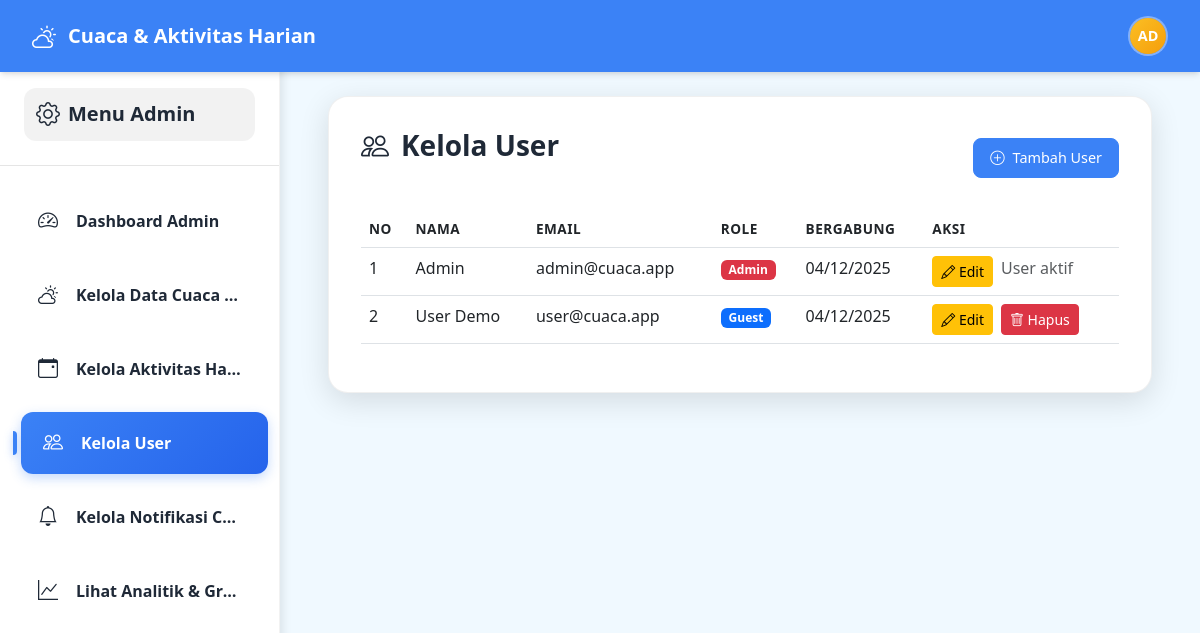
The page /admin/users.php (signed in) on the database its author committed.
### tables this page shows
CREATE TABLE `users` (
  `id` int NOT NULL,
  `name` varchar(255) NOT NULL,
  `email` varchar(255) NOT NULL,
  `password` varchar(255) DEFAULT NULL,
  `role` enum('admin','user') DEFAULT 'user',
  `google_id` varchar(255) DEFAULT NULL,
  `avatar` varchar(500) DEFAULT NULL,
  `created_at` timestamp NULL DEFAULT CURRENT_TIMESTAMP,
  `updated_at` timestamp NULL DEFAULT CURRENT_TIMESTAMP ON UPDATE CURRENT_TIMESTAMP
);

### config/config.php (called while the page is built, shortened)
<?php
function base_url($path = '') {
    return APP_URL . '/' . ltrim($path, '/');
}
function displayRole($role) {
    if ($role === 'user') {
        return 'guest';
    }
    return $role;
}

### app/Models/User.php (called while the page is built, shortened)
<?php
require_once __DIR__ . '/../../config/config.php';
class User {
    private $conn;
    private $table = 'users';
    public function __construct($db) {
        $this->conn = $db;
    }
    public function getAll() {
        $query = "SELECT id, name, email, role, created_at FROM " . $this->table . " ORDER BY created_at DESC";
        $stmt = $this->conn->prepare($query);
        $stmt->execute();
        return $stmt->fetchAll();
    }
}

### admin/users.php (the view, shortened to what this page needs)
<?php
require_once __DIR__ . '/../config/config.php';
require_once __DIR__ . '/../app/Models/User.php';
$userModel = new User($db);
$users = $userModel->getAll();
include '../includes/header.php';
?>
<link rel="stylesheet" href="<?php echo base_url('admin/includes/admin-layout.css'); ?>">
<?php include 'includes/admin-sidebar.php'; ?>
<div class="container-fluid">
    <div class="row">
        <main class="admin-main-content">
            <div class="admin-content-card">
                <div class="d-flex justify-content-between align-items-center mb-4">
                    <h2>
                        <i class="bi bi-people"></i>
                        Kelola User
                    </h2>
                    <a href="<?php echo base_url('admin/user-form.php'); ?>" class="btn btn-primary btn-action">
                        <i class="bi bi-plus-circle"></i> Tambah User
                    </a>
                </div>
                <div class="table-responsive">
                    <table class="table table-hover">
                        <thead>
                            <tr>
                                <th>No</th>
                                <th>Nama</th>
                                <th>Email</th>
                                <th>Role</th>
                                <th>Bergabung</th>
                                <th>Aksi</th>
                            </tr>
                        </thead>
                        <tbody>
                            <?php if (empty($users)): ?>
                            <tr>
                                <td colspan="6" class="text-center">Tidak ada user</td>
                            </tr>
                            <?php else: ?>
                                <?php
                                $no = 1;
                                foreach ($users as $user):
                                ?>
                                <tr>
                                    <td><?php echo $no++; ?></td>
                                    <td><?php echo htmlspecialchars($user['name']); ?></td>
                                    <td><?php echo htmlspecialchars($user['email']); ?></td>
                                    <td>
                                        <span class="badge bg-<?php echo $user['role'] === 'admin' ? 'danger' : 'primary'; ?>">
                                            <?php echo htmlspecialchars(ucfirst(displayRole($user['role']))); ?>
                                        </span>
                                    </td>
                                    <td><?php echo date('d/m/Y', strtotime($user['created_at'])); ?></td>
                                    <td>
                                        <div class="d-flex gap-2">
                                            <a href="<?php echo base_url('admin/user-form.php?id=' . $user['id']); ?>"
                                               class="btn btn-sm btn-warning">
                                                <i class="bi bi-pencil"></i> Edit
                                            </a>
                                            <?php if ($user['id'] != $_SESSION['user_id']): ?>
                                            <a href="<?php echo base_url('admin/user-delete.php?id=' . $user['id']); ?>"
                                               class="btn btn-sm btn-danger"
                                               onclick="return confirm('Apakah Anda yakin ingin menghapus user ini?')">
                                                <i class="bi bi-trash"></i> Hapus
                                            </a>
                                            <?php else: ?>
                                            <span class="text-muted">User aktif</span>
                                            <?php endif; ?>
                                        </div>
                                    </td>
                                </tr>
                                <?php endforeach; ?>
                            <?php endif; ?>
                        </tbody>
                    </table>
                </div>
            </div>
        </main>
    </div>
</div>
<?php include '../includes/footer.php'; ?>

### assets/css/style.css (style rules this page uses)
:root { --primary-color: #3b82f6; --secondary-color: #60a5fa; --bg-color: #f0f9ff; --card-bg: #ffffff; --text-color: #1f2937; --text-muted: #6b7280; --border-radius: 16px; --shadow: 0 4px 6px -1px rgba(0, 0, 0, 0.1), 0 2px 4px -1px rgba(0, 0, 0, 0.06); --shadow-lg: 0 10px 15px -3px rgba(0, 0, 0, 0.1), 0 4px 6px -2px rgba(0, 0, 0, 0.05); }
html { overflow-x: hidden; width: 100%; max-width: 100vw; }
html, body { overflow-x: hidden !important; width: 100% !important; max-width: 100vw !important; }
* { box-sizing: border-box; }
body { font-family: 'Segoe UI', Tahoma, Geneva, Verdana, sans-serif; background: var(--bg-color); margin: 0; padding: 0; overflow-x: hidden; width: 100%; max-width: 100vw; }
@media (min-width: 1024px) and (max-width: 1399px) { .table th { font-weight: 600; text-transform: uppercase; font-size: 0.85rem; letter-spacing: 0.5px; } }

### admin/includes/admin-layout.css (style rules this page uses)
.admin-main-content { margin-left: 0; margin-top: 56px; padding: 2rem; padding-top: 2.5rem; min-height: calc(100vh - 56px); overflow-x: hidden; box-sizing: border-box; }
.admin-content-card { background: var(--card-bg); border-radius: 20px; padding: 2.5rem; box-shadow: 0 8px 30px rgba(0, 0, 0, 0.12); border: 1px solid rgba(0, 0, 0, 0.06); margin-bottom: 2rem; transition: all 0.3s ease; }
.admin-content-card h2 { font-size: 1.75rem; font-weight: 600; color: var(--text-color); margin-bottom: 1.5rem; display: flex; align-items: center; gap: 0.75rem; }
.btn-action { padding: 0.5rem 1rem; border-radius: 8px; text-decoration: none; display: inline-flex; align-items: center; gap: 0.5rem; font-size: 0.9rem; transition: all 0.3s; }
@media (min-width: 769px) { .admin-main-content { margin-left: 280px; margin-top: 56px; width: calc(100% - 280px); padding-top: 2.5rem; } }
@media (min-width: 1024px) and (max-width: 1399px) { .admin-main-content { padding-left: 2rem; padding-right: 2rem; padding-top: 2.5rem; } }
@media (min-width: 1024px) and (max-width: 1399px) { .admin-content-card { padding: 2rem; } }
@media (min-width: 1200px) { .admin-main-content { padding-left: 3rem; padding-right: 3rem; padding-top: 2.5rem; } }

### rows shown on the page
users: name "Admin", email "admin@cuaca.app", role "Admin", created_at "04/12/2025", shows "User aktif"
users: name "User Demo", email "user@cuaca.app", role "Guest", created_at "04/12/2025"

### other values the page prints
APP_NAME "Cuaca & Aktivitas Harian"
substr($_SESSION['user_name'] ?? 'U', 0, 2) "AD"
